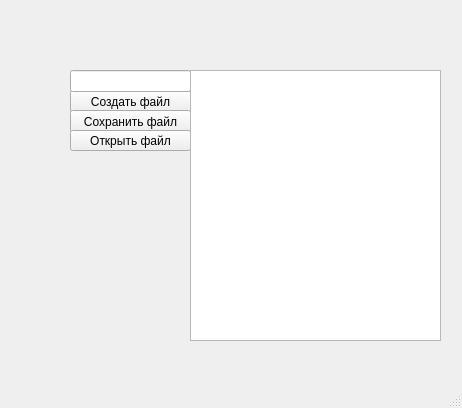
<?xml version="1.0" encoding="UTF-8"?>
<ui version="4.0">
 <class>MainWindow</class>
 <widget class="QMainWindow" name="MainWindow">
  <property name="geometry">
   <rect>
    <x>0</x>
    <y>0</y>
    <width>462</width>
    <height>408</height>
   </rect>
  </property>
  <property name="windowTitle">
   <string>MainWindow</string>
  </property>
  <widget class="QWidget" name="centralwidget">
   <widget class="QPushButton" name="createfile">
    <property name="geometry">
     <rect>
      <x>70</x>
      <y>90</y>
      <width>121</width>
      <height>23</height>
     </rect>
    </property>
    <property name="text">
     <string>Создать файл</string>
    </property>
   </widget>
   <widget class="QPushButton" name="savefail">
    <property name="geometry">
     <rect>
      <x>70</x>
      <y>110</y>
      <width>121</width>
      <height>23</height>
     </rect>
    </property>
    <property name="text">
     <string>Сохранить файл</string>
    </property>
   </widget>
   <widget class="QPushButton" name="openfile">
    <property name="geometry">
     <rect>
      <x>70</x>
      <y>130</y>
      <width>121</width>
      <height>21</height>
     </rect>
    </property>
    <property name="text">
     <string>Открыть файл</string>
    </property>
   </widget>
   <widget class="QLineEdit" name="lineEdit">
    <property name="geometry">
     <rect>
      <x>70</x>
      <y>70</y>
      <width>121</width>
      <height>22</height>
     </rect>
    </property>
   </widget>
   <widget class="QTextEdit" name="textEdit">
    <property name="geometry">
     <rect>
      <x>190</x>
      <y>70</y>
      <width>251</width>
      <height>271</height>
     </rect>
    </property>
   </widget>
  </widget>
  <widget class="QMenuBar" name="menubar">
   <property name="geometry">
    <rect>
     <x>0</x>
     <y>0</y>
     <width>462</width>
     <height>26</height>
    </rect>
   </property>
  </widget>
  <widget class="QStatusBar" name="statusbar"/>
 </widget>
 <resources/>
 <connections/>
</ui>
